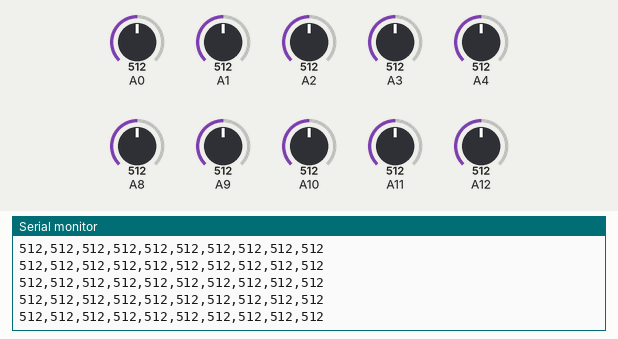
This sketch was run on a simulated Arduino Mega 2560, built with avr-gcc and run on an emulated ATmega2560. Parts: the last lines printed to the serial monitor. Inputs (shaded band) come from the test bench; at power-on: A3 = 512, A0 = 512, A1 = 512, A2 = 512, A4 = 512, A8 = 512, A9 = 512, A10 = 512, A11 = 512, A12 = 512.

Above: at 7.2 s.
7.3 s: A3 set to 110
At 7.4 s:
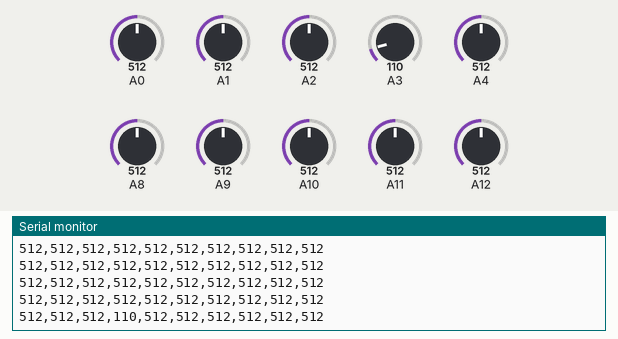
10.3 s: A3 set to 92
At 10.38 s:
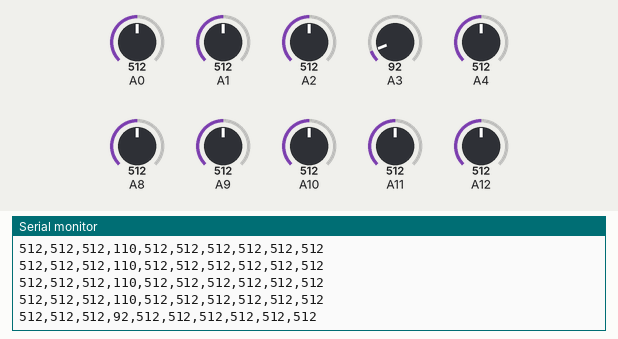
Timing chart, 0 to 13.3 s (numbered marks = the images above; inputs shaded):
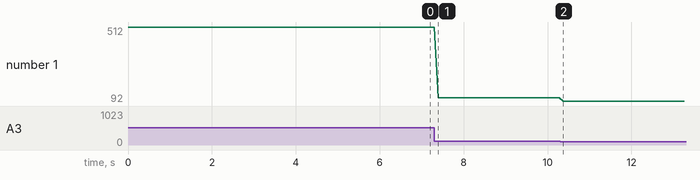

The sketch:

FINAL_MQ-DATA_SKETCH.ino
```cpp
 void setup() {
  // Initialize serial communication
  Serial.begin(9600);
}

void loop() {
  // Read values from each sensor
  int mq2Val = analogRead(A0);
  int mq3Val = analogRead(A1);
  int mq4Val = analogRead(A2);
  int mq5Val = analogRead(A3);
  int mq6Val = analogRead(A4);
  int mq7Val = analogRead(A8);
  int mq8Val = analogRead(A9);
  int mq9Val = analogRead(A10);
  int mq135Val = analogRead(A11);
  int mq137Val = analogRead(A12);

  // Print all sensor values in one line
  //Serial.print("");
  Serial.print(mq2Val);
  Serial.print(",");
  Serial.print(mq3Val);
  Serial.print(",");
  Serial.print(mq4Val);
  Serial.print(",");
  Serial.print(mq5Val);
  Serial.print(",");
  Serial.print(mq6Val);
  Serial.print(",");
  Serial.print(mq7Val);
  Serial.print(",");
  Serial.print(mq8Val);
  Serial.print(",");
  Serial.print(mq9Val);
  Serial.print(",");
  Serial.print(mq135Val);
  Serial.print(",");
  Serial.println(mq137Val);

  // Delay before the next reading
  delay(100);
}
```

Measured:
- after the input at 7.3 s, the serial monitor: prints a new line after 0.10 s (image 1)
- after the input at 10.3 s, the serial monitor: prints a new line after 0.08 s (image 2)
- plotted number 1: 512 → 110 after the input at 7.3 s, 110 → 92 after the input at 10.3 s
